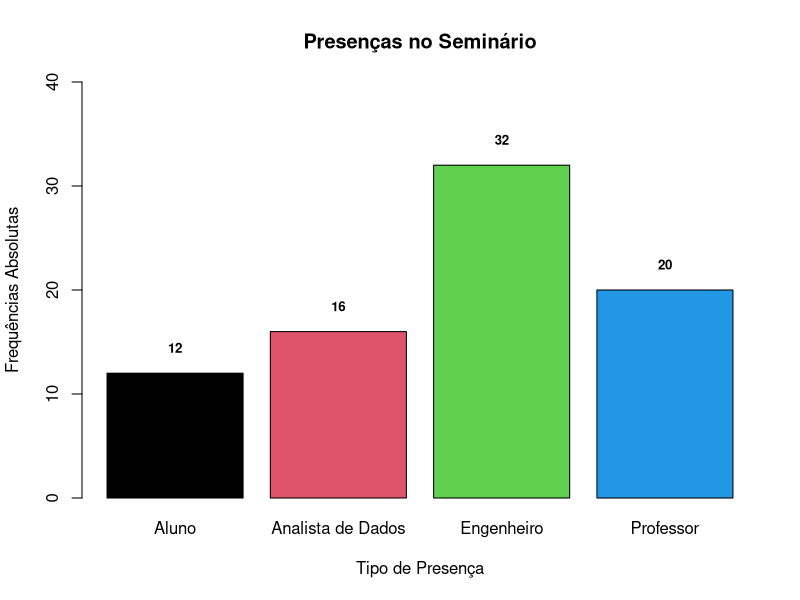

Generate this figure with R: (Note: this script raises an error after producing the figure.)
#########################################################################
########################## Ficha de Trabalho 3 ##########################
#########################################################################

#######################################################
##################### Exercicio 1 #####################
#######################################################

##############
##### A) #####
##############

(engenheiros <- c(rep("Engenheiro", 32)))
(professores <- c(rep("Professor", 20)))
(analistas <- c(rep("Analista de Dados", 16)))
(alunos <- c(rep("Aluno", 12)))

(seminario <- c(engenheiros, professores, analistas, alunos))

##############
##### B) #####
##############

# Tab. Frequências
(ni.seminario <- table(seminario))                   # Freq. Absolutas
(fi.seminario <- round(prop.table(ni.seminario), 4)) # Freq. Relativas
(Ni.seminario <- cumsum(ni.seminario))               # Freq. Absolutas Acumuladas
(Fi.seminario <- round(cumsum(fi.seminario), 4))     # Freq. Relativas Acumuladas
(obesidade.frequencias.seminario <- data.frame(
  i = 1:nrow(ni.seminario),
  xi = names(ni.seminario),
  ni = as.integer(ni.seminario),
  fi = as.numeric(fi.seminario),
  Ni = as.integer(Ni.seminario),
  Fi = as.numeric(Fi.seminario)
))

# Gráfico
text(
  x = barplot(                                # Gráfico Criado
    ni.seminario,                             # Variável no Gráfico
    main = "Presenças no Seminário",          # Título do Gráfico
    xlab = "Tipo de Presença",                # Título Eixo XX
    ylab = "Frequências Absolutas",           # Título Eixo YY
    col = 1:4,                                # Cores das Barras 
    ylim = c(0, 40),                          # Limites do Eixo YY
    names.arg = names(ni.seminario)           # Nomes das Barras
  ),
  y = ni.seminario + 1,  # Posição Y dos Valores (Acima das Barras)
  labels = ni.seminario, # Valores das Barras
  pos = 3,               # Posição Relativa ao Texto (3 = acima da linha)
  cex = 0.8,             # Tamanho do Texto
  col = "black",         # Cor do Texto
  font = 2               # Estilo do Texto (2 = Negrito)
)

# Medidas
# Dado tratar-se de variáveis qualitativas, apenas se calcula a moda:
if(min(ni.seminario)==max(ni.seminario)){
  print("Amodal")
} else{
  print(paste("Moda:", names(ni.seminario)[ni.seminario==max(ni.seminario)]))
}

#######################################################
##################### Exercicio 2 #####################
#######################################################

##############
##### A) #####
##############

# VAR. Qualitativa Nominal - Género

(ni.Genero <- table(obesidade$Genero))

# Como a var. é qualitativa, só se calcula a moda.

if(min(ni.Genero)==max(ni.Genero)){
  print("Amodal")
} else{
  print(paste("Moda:", names(ni.Genero)[ni.Genero==max(ni.Genero)]))
}

# VAR. Qualitativa Ordinal - FCVC

(ni.FCVC <- table(obesidade$FCVC))

# Como a var. é qualitativa, só se calcula a moda.

if(min(ni.FCVC)==max(ni.FCVC)){
  print("Amodal")
} else{
  print(paste("Moda:", names(ni.FCVC)[ni.FCVC==max(ni.FCVC)]))
}

# VAR. Quantitativa Discreta - NCP

(ni.NCP <- table(obesidade$NCP))

### i)

# Moda:
if(min(ni.NCP)==max(ni.NCP)){
  print("Amodal")
} else{
  print(paste("Moda:", names(ni.NCP)[ni.NCP==max(ni.NCP)]))
}

# Média:
mean(obesidade$NCP)

# Mediana:
median(obesidade$NCP, type = 2)

### ii)

quantile(
  obesidade$NCP,
  prob = c(0.25, 0.50, 0.75),
  type = 2
)

### iii)

quantile(
  obesidade$NCP,
  prob = c(0.9),
  type = 2
)

### iv)

quantile(
  obesidade$NCP,
  prob = c(0.03),
  type = 2
)

### v)

min(obesidade$NCP)
max(obesidade$NCP)

### vi)

# Amplitude Total:
(max(obesidade$NCP)-min(obesidade$NCP))

# Amplitude Interquartis:
IQR(obesidade$NCP, type=2)

# Variância:
var(obesidade$NCP)

# Desvio Padrão:
sd(obesidade$NCP)

### vii)

# Coeficiente de variação = CV:
((sd(obesidade$NCP)/mean(obesidade$NCP))*100) # %

### viii)

library(e1071)
e1071::skewness(obesidade$NCP)

# VAR. Quantitativa Contínua - Idade

(ni.Idade <- table(obesidade$Idade))

### i)

# Moda:
if(min(ni.Idade)==max(ni.Idade)){
  print("Amodal")
} else{
  print(paste("Moda:", names(ni.Idade)[ni.Idade==max(ni.Idade)]))
}

# Média:
mean(obesidade$Idade)

# Mediana:
median(obesidade$Idade, type = 2)

### ii)

quantile(
  obesidade$Idade,
  prob = c(0.25, 0.50, 0.75),
  type = 2
)

### iii)

quantile(
  obesidade$Idade,
  prob = c(0.9),
  type = 2
)

### iv)

quantile(
  obesidade$Idade,
  prob = c(0.03),
  type = 2
)

### v)

min(obesidade$Idade)
max(obesidade$Idade)

### vi)

# Amplitude Total:
(max(obesidade$Idade)-min(obesidade$Idade))

# Amplitude Interquartis:
IQR(obesidade$Idade, type=2)

# Variância:
var(obesidade$Idade)

# Desvio Padrão:
sd(obesidade$Idade)

### vii)

# Coeficiente de variação = CV:
((sd(obesidade$Idade)/mean(obesidade$Idade))*100) # %

### viii)

library(e1071)
e1071::skewness(obesidade$Idade)

##############
##### B) #####
##############


### VAR. NCP

dev.new()

# Sem Indicação de Outliers:
boxplot(
  obesidade$NCP,
  col = "gold",
  horizontal = TRUE,
  main = "Extremos e Quartis - Sem Outliers",
  xlab = "NCP",
  type = 2,
  range = 0
)

# Outliers A Partir dos Moderados:
boxplot(
  obesidade$NCP,
  col = "gold",
  horizontal = TRUE,
  main = "Extremos e Quartis - Outliers a Partir dos Moderados",
  xlab = "NCP",
  type = 2,
  range = 1.5
)

# Outliers a Partir dos Severos:
boxplot(
  obesidade$NCP,
  col = "gold",
  horizontal = TRUE,
  main = "Extremos e Quartis - Outliers a Partir dos Severos",
  xlab = "NCP",
  type = 2,
  range = 3
)

### VAR. Idade

# Sem Indicação de Outliers:
boxplot(
  obesidade$Idade,
  col = "gold",
  horizontal = TRUE,
  main = "Extremos e Quartis - Sem Outliers",
  xlab = "Idade",
  type = 2,
  range = 0
)

# Outliers A Partir dos Moderados:
boxplot(
  obesidade$Idade,
  col = "gold",
  horizontal = TRUE,
  main = "Extremos e Quartis - Outliers a Partir dos Moderados",
  xlab = "Idade",
  type = 2,
  range = 1.5
)

# Outliers a Partir dos Severos:
boxplot(
  obesidade$Idade,
  col = "gold",
  horizontal = TRUE,
  main = "Extremos e Quartis - Outliers a Partir dos Severos",
  xlab = "Idade",
  type = 2,
  range = 3
)

##############
##### C) #####
##############

# VAR. Idade

### i)

# Simetria pelas Medidas de Localição Central:
## Média = Mediana => Simétrica
## Média > Mediana => Assimétrica Positiva (à Direita)
## Média < Mediana => Assimétrica Negativa (à Esquerda)

# Média:
mean(obesidade$Idade) # = 24.3126

# Mediana:
median(obesidade$Idade, type = 2) # = 22.7779

# Como 24.3 > 22.8, a V. Idade é Assimétrica à Direita (Positiva)

### ii)

e1071::skewness(obesidade$Idade) # = 1.5269
# 1.5269 > 0 => Idade Assimétrica à Direita (Positiva)

##############
##### D) #####
##############

# NF

##############
##### E) #####
##############

# NF

##############
##### F) #####
##############

### Var. Idade

# 8 Classes
(k.idade <- 8)
# Amplitude = 6
(h.idade <- 6)

# Mínimo e Máximo das Classes
(idade.min <- min(obesidade$Idade))
(idade.max <- idade.min + h.idade * k.idade)

# Extremos das Classes
(cortes.idade <- seq(idade.min, idade.max, by = h.idade))

# Intervalos: Abertos à Esquerda e Fechados à Direita
(classes.idade <- cut(
  obesidade$Idade,
  breaks = cortes.idade,
  right = TRUE,
  include.lowest = TRUE
))

# Tabela de Frequências com Classes
(ni.idade <- table(classes.idade))
(fi.idade <- round(prop.table(ni.idade), 4))
(Ni.idade <- cumsum(ni.idade))
(Fi.idade <- round(cumsum(fi.idade), 4))

(tabela.frequencias.idade <- data.frame(
  i=1:nrow(ni.idade),
  xi=names(ni.idade),
  ni=as.integer(ni.idade),
  fi=as.numeric(fi.idade),
  Ni=as.integer(Ni.idade),
  Fi=as.numeric(Fi.idade)
))

### Var. Altura

# Extremos das Classes
(cortes.altura <- c(1.45, 1.60, 1.80, 2.00))

# Intervalos: Abertos à Esquerda e Fechados à Direita
(classes.altura <- cut(
  obesidade$Altura,
  breaks = cortes.altura,
  right = TRUE,
  include.lowest = TRUE
))

# Tabela de Frequências com Classes
(ni.altura <- table(classes.altura))
(fi.altura <- round(prop.table(ni.altura), 4))
(Ni.altura <- cumsum(ni.altura))
(Fi.altura <- round(cumsum(fi.altura), 4))

(tabela.frequencias.altura <- data.frame(
  i=1:nrow(ni.altura),
  xi=names(ni.altura),
  ni=as.integer(ni.altura),
  fi=as.numeric(fi.altura),
  Ni=as.integer(Ni.altura),
  Fi=as.numeric(Fi.altura)
))

### Var. Peso

# Sturges:
(n.peso <- nrow(obesidade))
# Nº de Classes:
(k.peso <- trunc(1 + log(n.peso)/log(2)))
# Amplitude das Classes:
(h.peso <- (max(obesidade$Peso) - min(obesidade$Peso)) / k.peso)

# Mínimo e Máximo das Classes:
(peso.min <- min(obesidade$Peso))
(peso.max <- peso.min + h.peso * k.peso)

# Extremos das Classes
(cortes.peso <- seq(peso.min, peso.max, by = h.peso))

# Intervalos: Fechados à Esquerda e Abertos à Direita
(classes.peso <- cut(
  obesidade$Peso,
  breaks = cortes.peso,
  right = FALSE,
  include.lowest = TRUE
))

# Tabela de Frequências com Classes
(ni.peso <- table(classes.peso))
(fi.peso <- round(prop.table(ni.peso), 4))
(Ni.peso <- cumsum(ni.peso))
(Fi.peso <- round(cumsum(fi.peso), 4))

(tabela.frequencias.peso <- data.frame(
  i=1:nrow(ni.peso),
  xi=names(ni.peso),
  ni=as.integer(ni.peso),
  fi=as.numeric(fi.peso),
  Ni=as.integer(Ni.peso),
  Fi=as.numeric(Fi.peso)
))

### Classe Modal:

# VAR. Idade:

if(min(ni.idade)==max(ni.idade)){
  print("Amodal")
} else{
  print(paste("Moda:", names(ni.idade)[ni.idade==max(ni.idade)]))
}
# OU
# Moda: ]20,26] => Observado na Tabela de Frequências

# VAR. Altura:

if(min(ni.altura)==max(ni.altura)){
  print("Amodal")
} else{
  print(paste("Moda:", names(ni.altura)[ni.altura==max(ni.altura)]))
}
# OU
# Moda: ]1.6,1.8] => Observado na Tabela de Frequências

# VAR. Peso:

if(min(ni.peso)==max(ni.peso)){
  print("Amodal")
} else{
  print(paste("Moda:", names(ni.peso)[ni.peso==max(ni.peso)]))
}
# OU
# Moda: [72.5,83.7[ => Observado na Tabela de Frequências

### Classes dos Quartis:

# VAR. Idade:

# Q1 => Classe [14, 20] => 1ª a Passar 0.25 na Tab. de Frequências
# Q2 => Classe ]20, 26] => 1ª a Passar 0.50 na Tab. de Frequências
# Q3 => Classe ]20, 26] => 1ª a Passar 0.75 na Tab. de Frequências

# VAR. Altura:

# Q1 => Classe ]1.6, 1.8] => 1ª a Passar 0.25 na Tab. de Frequências
# Q2 => Classe ]1.6, 1.8] => 1ª a Passar 0.50 na Tab. de Frequências
# Q3 => Classe ]1.6, 1.8] => 1ª a Passar 0.75 na Tab. de Frequências

# VAR. Peso:

# Q1 => Classe [61.3, 72.5[ => 1ª a Passar 0.25 na Tab. de Frequências
# Q2 => Classe [72.5, 83.7[ => 1ª a Passar 0.50 na Tab. de Frequências
# Q3 => Classe [106, 117[   => 1ª a Passar 0.75 na Tab. de Frequências
